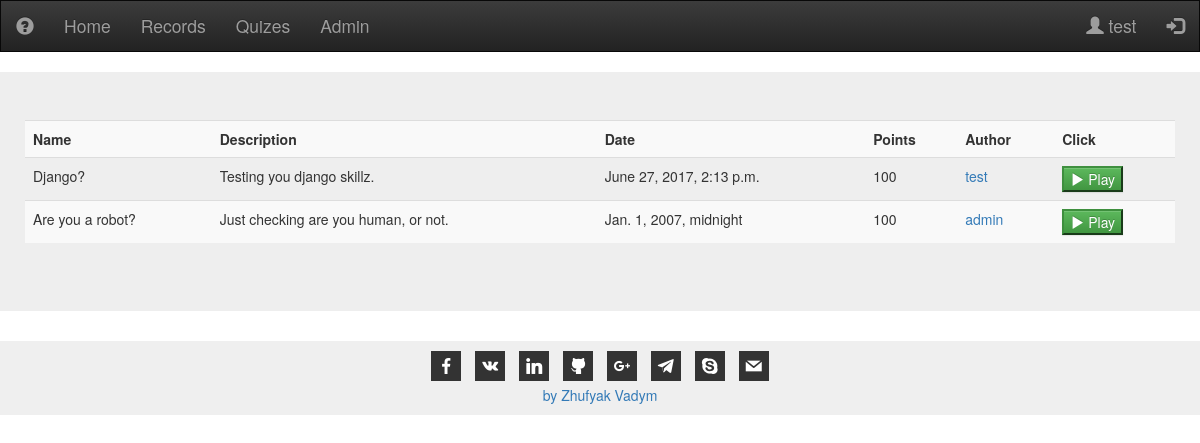
Page /quiz (signed in) on the committed database.
### quiz/models.py (models this page shows, shortened)
class User(AbstractUser):
    image = models.ImageField(upload_to=get_image_path, blank=True, null=True)

class Quiz(models.Model):
    name = models.CharField(max_length=256, blank=False)
    description = models.TextField(max_length=512, blank=True)
    points = models.IntegerField(blank=True)
    author = models.ForeignKey(settings.AUTH_USER_MODEL, blank=False)
    date = models.DateTimeField(blank=True)

### quiz/views.py (the view)
# urls.py: url(r'quiz', views.quiz_board),
def quiz_board(request):
    if check_user_session(request):
        return render(request, 'quiz/quiz_board.html', {'quizes': Quiz.objects.all().order_by('-date')})
    else:
        return home(request, "You first step is registration friend ;)")

### quiz/views.py (called while the page is built)
def check_user_session(request):
    return request.session['logged'] is not None

### templates/quiz/quiz_board.html (shortened to what this page needs)
{% extends 'quiz/base.html' %}
{% block content %}
    <div class="jumbotron">
    <table class="table table-striped">
        <tr>
            <th>Name</th>
            <th>Description</th>
            <th>Date</th>
            <th>Points</th>
            <th>Author</th>
            <th>Click</th>
        </tr>
        {% for i in quizes %}
            <tr>
                <td>{{ i.name }}</td>
                <td>{{ i.description }}</td>
                <td>{{ i.date }}</td>
                <td>{{ i.points }}</td>
                <td><a href="profile/{{ i.author.id }}">{{ i.author.username }}</a></td>
                <td><button class="btn-success" onclick="location.href='/quiz/{{ i.id }}'"><span class="glyphicon glyphicon-play"></span> Play</button></td>
            </tr>
        {% endfor %}
    </table>
    </div>
{% endblock %}

### templates/quiz/base.html (shortened to what this page needs)
<!DOCTYPE html>
<html lang="en">
<head>
{% block head %}
    {% load staticfiles %}
    <link rel="stylesheet" href="{% static 'quiz/css/bootstrap.css' %}">
    <link rel="stylesheet" href="{% static 'quiz/css/bootstrap-theme.css' %}">
    <link rel="stylesheet" href="{% static 'quiz/css/style.css' %}">
    <link rel="stylesheet" href="{% static 'quiz/css/social/social.css' %}">
{% endblock %}
</head>
<body>
{% block body %}
    {% block navigation %}
       <nav class="navbar navbar-inverse">
          <div class="container-fluid">
            <div class="navbar-header">
              <a class="navbar-brand" href="/">
                  <span class="glyphicon glyphicon-question-sign"></span>
              </a>
            </div>
            <ul class="nav navbar-nav">
              <li>
                  <a href="/">
                      Home
                  </a>
              </li>
                <li>
                  <a href="/records">
                      Records
                  </a>
                </li>
              {% if not request.session.logged %}
                    <li><a href="/admin">Admin</a></li>
                  </ul>
                  <ul class="nav navbar-nav navbar-right">
                    <li>
                        <a href="/signup">
                            <span class="glyphicon glyphicon-plus"></span>
                        </a>
                    </li>
                    <li>
                        <a href="/login">
                            <span class="glyphicon glyphicon-log-in"></span>
                        </a>
                    </li>
              {% else %}
                    <li>
                        <a href="/quizes">
                            Quizes
                        </a>
                    </li>
                    <li>
                        <a href="/admin">
                            Admin
                        </a>
                    </li>
                  </ul>
                  <ul class="nav navbar-nav navbar-right">
                        <li>
                            <a href="/profile">
                                <span class="glyphicon glyphicon-user"></span>
                                {{ request.session.username }}
                            </a>
                        </li>
                    <li><a href="/logout"><span class="glyphicon glyphicon-log-in"></span></a></li>
                {% endif %}
            </ul>
          </div>
        </nav>
    {% endblock %}
    {% block content %}{% endblock %}
    {% block footer %}
        <footer class="footer">
            <div class="container">
                <ul class="soc">
                    <li><a class="soc-facebook" href="http://facebook.com/zhufyakvv"></a></li>
                    <li><a class="soc-vkontakte" href="http://vk.com/zhufyakvv"></a></li>
                    <li><a class="soc-linkedin" href="http://linkedin.com/in/zhufyakvv"></a></li>
                    <li><a class="soc-github" href="http://github.com/zhufyakvv"></a></li>
                    <li><a class="soc-googleplus" href="http://plus.google.com/zhufyakvv"></a></li>
                    <li><a class="soc-telegram" href="telegram:@zhufyakvv"></a></li>
                    <li><a class="soc-skype" href="skype:zhufyakvv"></a></li>
                    <li><a class="soc-mail soc-icon-last" href="mailto:zhufyakvv@gmail.com"></a></li>
                </ul>
            </div>
        <div class="container">
            <a>by Zhufyak Vadym</a>
        </div>
        </footer>
    {% endblock %}
{% endblock %}
</body>
</html>

### bizicoTest/static/quiz/css/style.css (style rules this page uses)
.navbar-inverse { border-radius: 0px; font-size: 125%; }
.footer { position: relative; right: 0; bottom: 0; left: 0; padding: 1rem; background-color: #efefef; text-align: center; }
.jumbotron { padding-left : 25px; padding-right: 25px; }

### bizicoTest/static/quiz/css/social/social.css (style rules this page uses)
.soc { overflow:hidden; margin:0; padding:0; list-style:none; }
.soc li { display:inline-block; *display:inline; zoom:1; }
.soc li a { font-family:si!important; font-style:normal; font-weight:400; -webkit-font-smoothing:antialiased; -moz-osx-font-smoothing:grayscale; -webkit-box-sizing:border-box; -moz-box-sizing:border-box; -ms-box-sizing:border-box; -o-box-sizing:border-box; box-sizing:border-box; -o-transition:.1s; -ms-transition:.1s; -moz-transition:.1s; -webkit-transition:.1s; transition:.1s; -webkit-transition-property: transform; transition-property: transform; -webkit-transform: translateZ(0); transform: translateZ(0); overflow:hidden; text-decoration:none; text-align:center; display:block; position: relative; z-index: 1; width: 30px; height: 30px; line-height: 30px; font-size: 16px; -webkit-border-radius: 0px; -moz-border-radius: 0px; border-radius: 0px; margin-right: 10px; color: #ffffff; background-color: #333; }
.soc-icon-last { margin:0 !important; }
.soc-facebook:before { content:'\e041'; }
.soc-vkontakte:before { content:'\e01a'; }
.soc-linkedin:before { content:'\e049'; }
.soc-github:before { content:'\e030'; }
.soc-googleplus:before { content:'\e042'; }
.soc-telegram:before { content:'\e06e'; }
.soc-skype:before { content:'\e046'; }
.soc-mail:before { content:'\e01f'; }

### rows in the picture
User: session.username "test"
Quiz: name "Django?", description "Testing you django skillz.", date "June 27, 2017, 2:13 p.m.", points "100", author.username "test"
Quiz: name "Are you a robot?", description "Just checking are you human, or not.", date "Jan. 1, 2007, midnight", points "100", author.username "admin"
